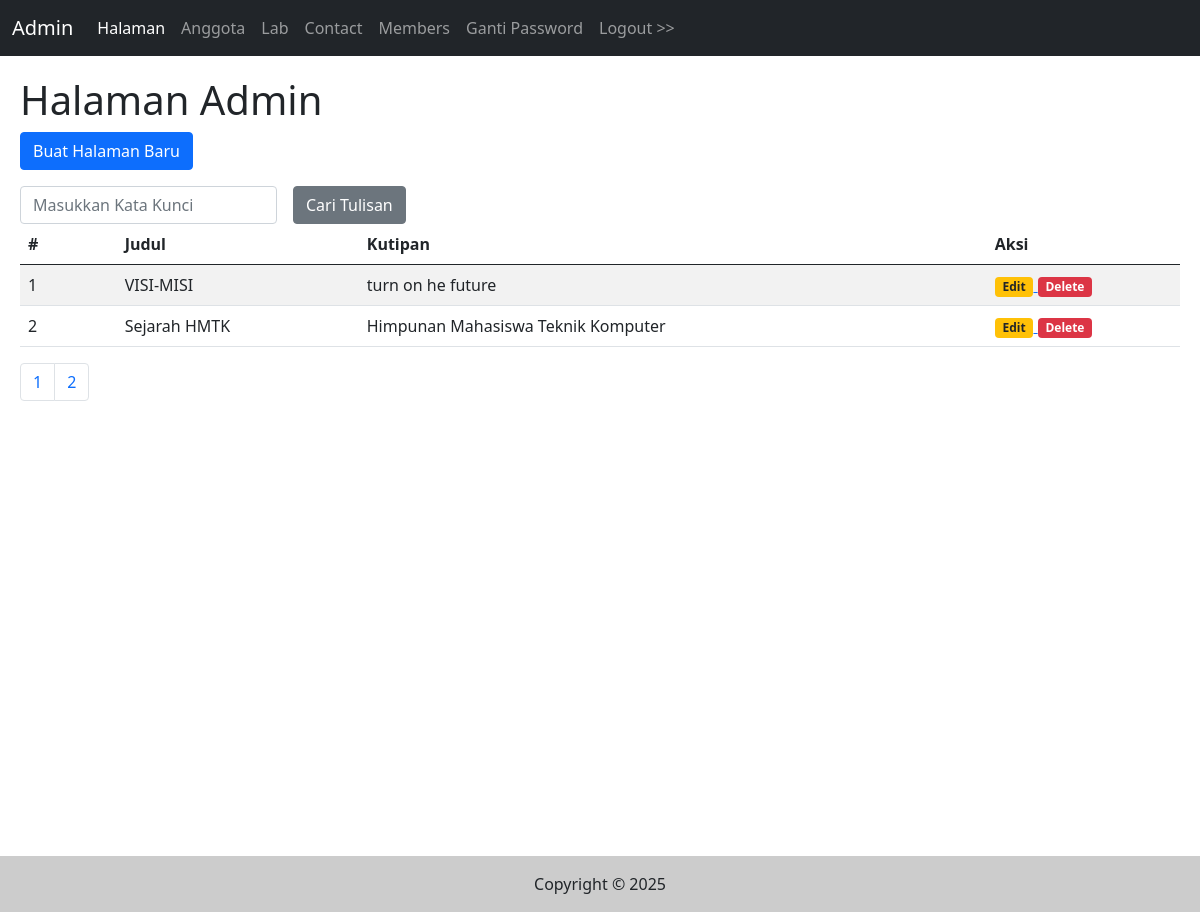
Screenshot of /admin/halaman.php (signed in) with the database file from the repository.
### tables this page shows
CREATE TABLE `halaman` (
  `id` int(11) NOT NULL,
  `judul` varchar(255) NOT NULL,
  `kutipan` varchar(255) NOT NULL,
  `isi` text NOT NULL,
  `tgl_isi` timestamp NOT NULL DEFAULT current_timestamp() ON UPDATE current_timestamp()
);

### admin/halaman.php (the view, shortened to what this page needs)
<?php include("inc_header.php") ?>
<?php
$katakunci = (isset($_GET['katakunci'])) ? $_GET['katakunci'] : "";
?>
<h1>Halaman Admin</h1>
<p>
    <a href="halaman_input.php">
        <input type="button" class="btn btn-primary" value="Buat Halaman Baru" />
    </a>
</p>
<form class="row g-3" method="get">
    <div class="col-auto">
        <input type="text" class="form-control" placeholder="Masukkan Kata Kunci" name="katakunci" value="<?php echo $katakunci ?>" />
    </div>
    <div class="col-auto">
        <input type="submit" name="cari" value="Cari Tulisan" class="btn btn-secondary" />
    </div>
</form>
<table class="table table-striped">
    <thead>
        <tr>
            <th class="col-1">#</th>
            <th>Judul</th>
            <th>Kutipan</th>
            <th class="col-2">Aksi</th>
        </tr>
    </thead>
    <tbody>
        <?php
        $sqltambahan = "";
        $per_halaman = 2;
        $sql1   = "select * from halaman $sqltambahan";
        $page   = isset($_GET['page'])?(int)$_GET['page']:1;
        $mulai  = ($page > 1) ? ($page * $per_halaman) - $per_halaman : 0;
        $q1     = mysqli_query($koneksi,$sql1);
        $total  = mysqli_num_rows($q1);
        $pages  = ceil($total / $per_halaman);
        $nomor  = $mulai + 1;
        $sql1   = $sql1." order by id desc limit $mulai,$per_halaman";
        $q1     = mysqli_query($koneksi, $sql1);
        while ($r1 = mysqli_fetch_array($q1)) {
        ?>
            <tr>
                <td><?php echo $nomor++ ?></td>
                <td><?php echo $r1['judul'] ?></td>
                <td><?php echo $r1['kutipan'] ?></td>
                <td>
                    <a href="halaman_input.php?id=<?php echo $r1['id']?>">
                        <span class="badge bg-warning text-dark">Edit</span>
                    </a>
                    <a href="halaman.php?op=delete&id=<?php echo $r1['id'] ?>" onclick="return confirm('Yakin mau hapus data bro?')">
                        <span class="badge bg-danger">Delete</span>
                    </a>
                </td>
            </tr>
        <?php
        }
        ?>
    </tbody>
</table>
<nav aria-label="Page navigation example">
    <ul class="pagination">
        <?php
        $cari = isset($_GET['cari'])? $_GET['cari'] : "";
        for($i=1; $i <= $pages; $i++){
            ?>
            <li class="page-item">
                <a class="page-link" href="halaman.php?katakunci=<?php echo $katakunci?>&cari=<?php echo $cari?>&page=<?php echo $i ?>"><?php echo $i ?></a>
            </li>
            <?php
        }
        ?>
    </ul>
</nav>
<?php include("inc_footer.php") ?>

### rows the page displays
halaman: judul "VISI-MISI", kutipan "turn on he future"
halaman: judul "Sejarah HMTK", kutipan "Himpunan Mahasiswa Teknik Komputer"
